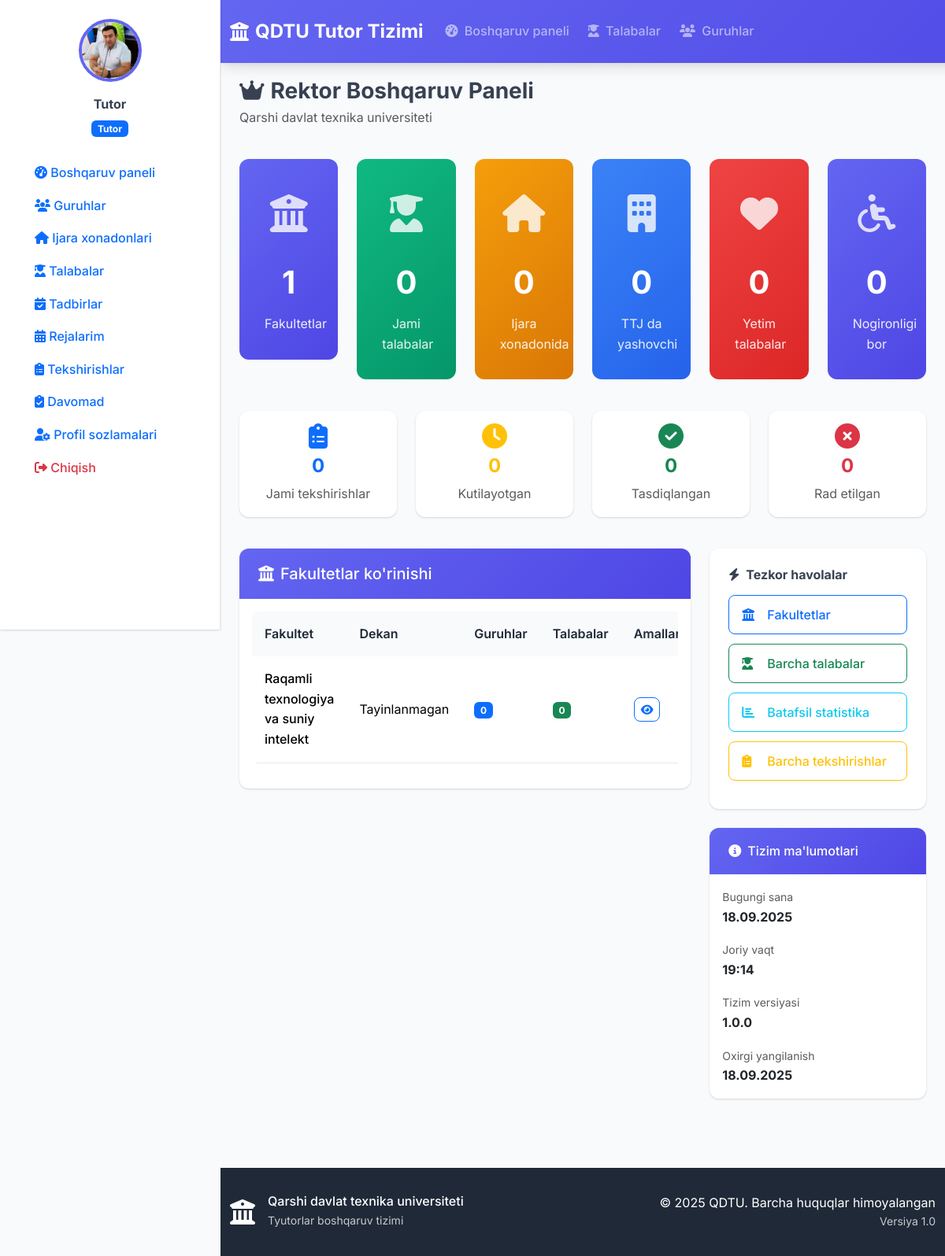
Page /rector/ (signed in) on the earlier database version.
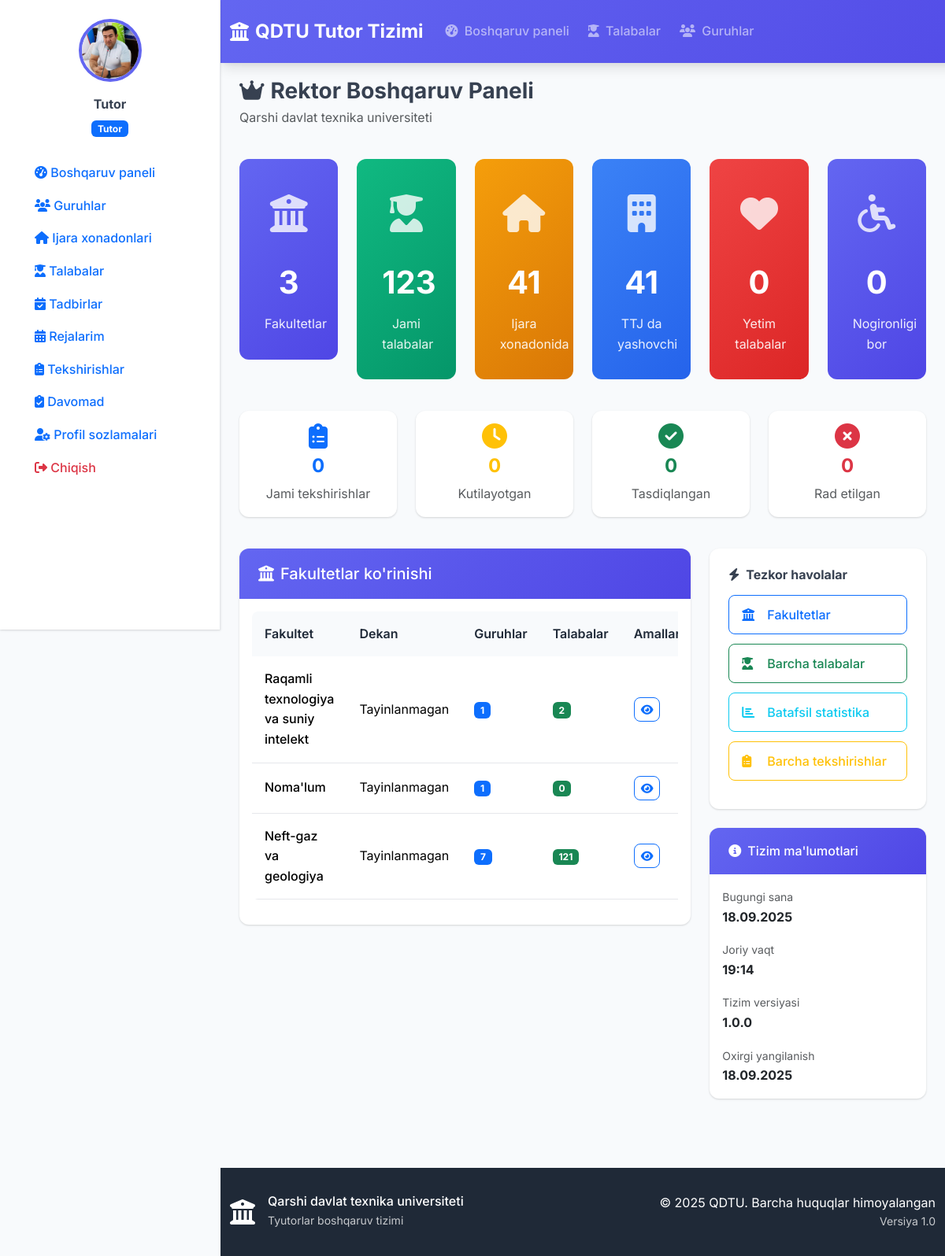
Same page on the later database version.
### faculty/models.py (models this page shows, shortened)
class Faculty(models.Model):
    name = models.CharField(max_length=100, verbose_name="Nomi")
    description = models.TextField(blank=True, verbose_name="Tavsif")
    dean = models.ForeignKey(
        'accounts.User',
        on_delete=models.SET_NULL,
        null=True,
        blank=True,
        related_name='dean_of',
        verbose_name="Dekan"
    )
    created_at = models.DateTimeField(auto_now_add=True, verbose_name="Yaratilgan sana")
    class Meta:
        verbose_name = "Fakultet"
        verbose_name_plural = "Fakultetlar"

### dashboard/views.py (the view)
# urls.py: path('rector/', views.rector_dashboard, name='rector_dashboard'),
def rector_dashboard(request):
    faculties = Faculty.objects.prefetch_related('groups__students').all()
    faculties_data = []
    for faculty in faculties:
        groups_count = faculty.groups.count()
        students_count = sum(group.students.count() for group in faculty.groups.all())
        dean_name = faculty.dean.get_full_name() if faculty.dean else "Tayinlanmagan"
        faculties_data.append({
            'id': faculty.id,
            'name': faculty.name,
            'dean_name': dean_name,  # Precompute dean’s name
            'groups_count': groups_count,
            'students_count': students_count,
        })
    inspections = HousingInspection.objects.all()
    context = {
        'faculties': faculties_data,  # List of dictionaries
        'total_students': Student.objects.count(),
        'renting_students': Student.objects.filter(is_renting=True).count(),
        'dormitory_students': Student.objects.filter(lives_in_dormitory=True).count(),
        'orphan_students': Student.objects.filter(is_orphan=True).count(),
        'disabled_students': Student.objects.filter(has_disability=True).count(),
        'inspections': inspections,
        'pending_inspections': inspections.filter(status='pending').count(),
        'approved_inspections': inspections.filter(status='approved').count(),
        'rejected_inspections': inspections.filter(status='rejected').count(),
    }
    return render(request, 'dashboard/rector_dashboard.html', context)

### accounts/models.py (called while the page is built)
    def is_rector(self):
        return self.user_type == 'rector'

    def is_dean(self):
        return self.user_type == 'dean'

    def is_tutor(self):
        return self.user_type == 'tutor'

    def get_full_name(self):
        return f"{self.first_name} {self.last_name}".strip() or self.username

### templates/dashboard/rector_dashboard.html (shortened to what the changed rows need)
{% extends 'base.html' %}
{% block content %}
<div class="container-fluid">
    <div class="row mb-4">
        <div class="col">
            <h1 class="h3 fw-bold mb-1"><i class="fas fa-crown me-2"></i>Rektor Boshqaruv Paneli</h1>
        </div>
    </div>
    <div class="row mb-4">
        <div class="col-lg-2 col-md-4 col-sm-6 mb-3">
            <div class="stats-card">
                <div class="icon">
                    <i class="fas fa-university"></i>
                </div>
                <div class="number">{{ faculties|length }}</div>
                <div class="label">Fakultetlar</div>
            </div>
        </div>
        <div class="col-lg-2 col-md-4 col-sm-6 mb-3">
            <div class="stats-card success">
                <div class="icon">
                    <i class="fas fa-user-graduate"></i>
                </div>
                <div class="number">{{ total_students }}</div>
                <div class="label">Jami talabalar</div>
            </div>
        </div>
        <div class="col-lg-2 col-md-4 col-sm-6 mb-3">
            <div class="stats-card warning">
                <div class="icon">
                    <i class="fas fa-home"></i>
                </div>
                <div class="number">{{ renting_students }}</div>
                <div class="label">Ijara xonadonida</div>
            </div>
        </div>
        <div class="col-lg-2 col-md-4 col-sm-6 mb-3">
            <div class="stats-card info">
                <div class="icon">
                    <i class="fas fa-building"></i>
                </div>
                <div class="number">{{ dormitory_students }}</div>
                <div class="label">TTJ da yashovchi</div>
            </div>
        </div>
    </div>
    <div class="row">
        <div class="col-lg-8 mb-4">
            <div class="card">
                <div class="card-body">
                    <div class="table-responsive">
                        <table class="table table-hover">
                            <thead>
                                <tr>
                                    <th>Fakultet</th>
                                    <th>Dekan</th>
                                    <th>Guruhlar</th>
                                    <th>Talabalar</th>
                                    <th>Amallar</th>
                                </tr>
                            </thead>
                            <tbody>
                                {% for faculty in faculties %}
                                    <tr>
                                        <td>
                                            <div class="fw-medium">{{ faculty.name }}</div>
                                        </td>
                                        <td>
                                            {{ faculty.dean_name }}
                                        </td>
                                        <td>
                                            <span class="badge bg-primary">{{ faculty.groups_count }}</span>
                                        </td>
                                        <td>
                                            <span class="badge bg-success">{{ faculty.students_count }}</span>
                                        </td>
                                        <td>
                                            <a href="" class="btn btn-outline-primary btn-sm">
                                                <i class="fas fa-eye"></i>
                                            </a>
                                        </td>
                                    </tr>
                                {% endfor %}
                            </tbody>
                        </table>
                    </div>
                </div>
            </div>
        </div>
    </div>
</div>
{% endblock %}

Differences in the rows shown:
added Faculty: name "Noma'lum"
added Faculty: name "Neft-gaz va geologiya"
Other differences:
{{ faculties|length }}: "1" → "3"
{{ total_students }}: "0" → "123"
{{ renting_students }}: "0" → "41"
{{ dormitory_students }}: "0" → "41"
new list line: "Tayinlanmagan 1 2"
new list line: "Tayinlanmagan 1 0"
new list line: "Tayinlanmagan 7 121"
list line gone: "Tayinlanmagan 0 0"
